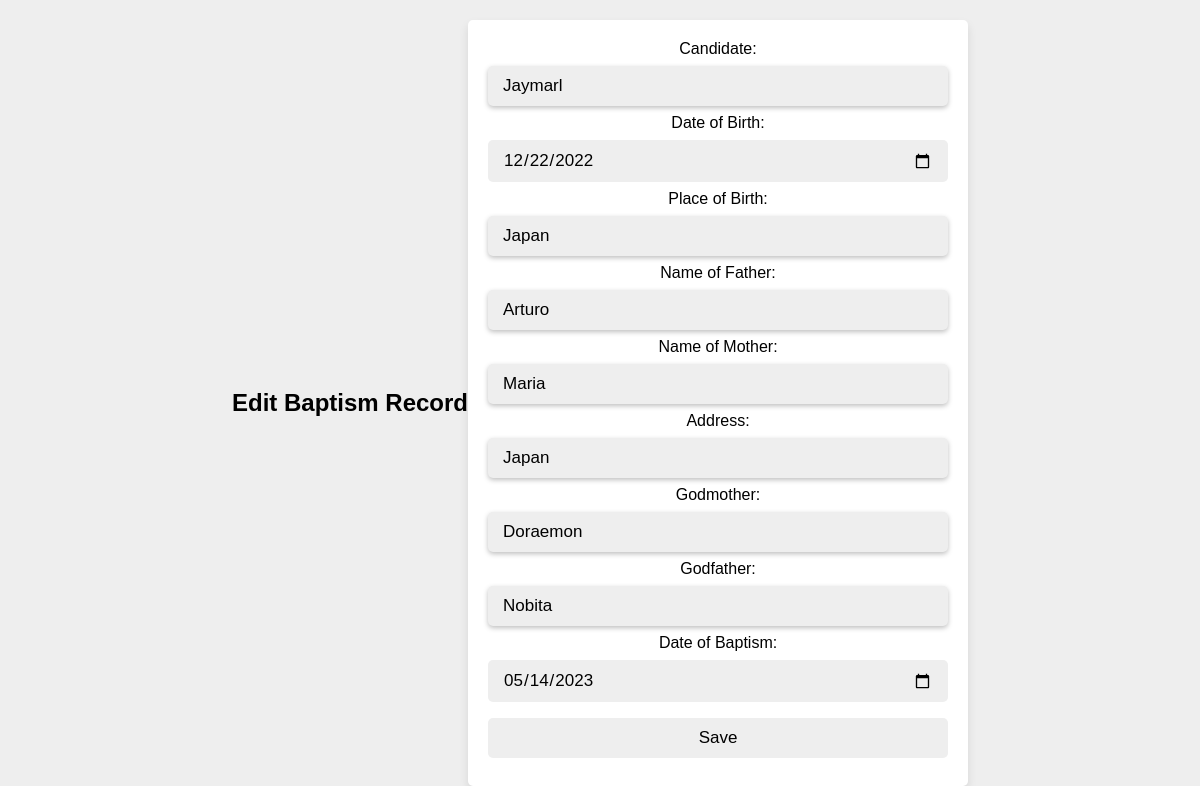
The app's page /edit.php?id=1 (signed in) with its own data.
### tables this page shows
CREATE TABLE `tbl_baptism` (
  `id` int(11) NOT NULL,
  `Candidate` varchar(255) NOT NULL,
  `Birth` date NOT NULL,
  `Place` varchar(255) NOT NULL,
  `Father` varchar(255) NOT NULL,
  `Mother` varchar(255) NOT NULL,
  `Address` varchar(255) NOT NULL,
  `Godmother` varchar(255) NOT NULL,
  `Godfather` varchar(255) NOT NULL,
  `Baptism` date NOT NULL,
  `Verification` tinyint(1) NOT NULL,
  `Verification1` tinyint(1) NOT NULL,
  `Verification2` tinyint(1) NOT NULL,
  `Verification3` tinyint(1) NOT NULL
);

### edit.php (the view, shortened to what this page needs)
<?php
if(isset($_GET['id'])) {
    $id = $_GET['id'];
    $conn = mysqli_connect('localhost', 'root', '', 'db_church');
    $sql = "SELECT * FROM tbl_baptism WHERE id = $id";
    $result = mysqli_query($conn, $sql);
    if(mysqli_num_rows($result) == 1) {
        $row = mysqli_fetch_assoc($result);
    } else {
        header("Location: adminbaptism.php");
        exit();
    }
} else {
    header("Location: adminbaptism.php");
    exit();
}
?>
<!DOCTYPE html>
<html lang="en">
<head>
    <link rel="stylesheet" href="admin.css">
        <div class="form-container">
        <h2>Edit Baptism Record</h2>
        <form action="update.php" method="post">
            <label for="candidate">Candidate:</label>
            <input type="text" id="candidate" name="candidate" value="<?php echo $row['Candidate']; ?>">
            <label for="birth">Date of Birth:</label>
            <input type="date" id="birth" name="birth" value="<?php echo $row['Birth']; ?>">
            <label for="place">Place of Birth:</label>
            <input type="text" id="place" name="place" value="<?php echo $row['Place']; ?>">
            <label for="father">Name of Father:</label>
            <input type="text" id="father" name="father" value="<?php echo $row['Father']; ?>">
            <label for="mother">Name of Mother:</label>
            <input type="text" id="mother" name="mother" value="<?php echo $row['Mother']; ?>">
            <label for="address">Address:</label>
            <input type="text" id="address" name="address" value="<?php echo $row['Address']; ?>">
            <label for="godmother">Godmother:</label>
            <input type="text" id="godmother" name="godmother" value="<?php echo $row['Godmother']; ?>">
            <label for="godfather">Godfather:</label>
            <input type="text" id="godfather" name="godfather" value="<?php echo $row['Godfather']; ?>">
            <label for="baptism">Date of Baptism:</label>
            <input type="date" id="baptism" name="baptism" value="<?php echo $row['Baptism']; ?>">
            <input type="submit" value="Save">
        </form>
    </div>
</head>
<body>

### admin.css (style rules this page uses)
* { font-family: 'Popins', sans-serif; margin: 0; padding: 0; box-sizing: border-box; outline: none; border: none; text-decoration: none; }
html, body { height: 100%; background-repeat: no-repeat; background-size: cover; background-position: center; background-attachment: fixed; scroll-behavior: smooth; background-image: linear-gradient(rgba(0,0,0,0.7),rgba(0,0,0,0.7)),url(Image/church2.jpg); }
form input[type="text"] { width: 400px; padding: 10px; font-size: 16px; border-radius: 5px; border: none; box-shadow: 0px 2px 5px rgba(0, 0, 0, 0.25); margin-right: 10px; }
.form-container { min-height: 100vh; display: flex; align-items: center; justify-content: center; padding:20px; padding-bottom: 60px; background: #eee; }
.form-container form { padding:20px; border-radius: 5px; box-shadow: 0 5px 10px rgba(0,0,0,.1); background: #fff; text-align: center; width: 500px; }
.form-container form input, .form-container form select { width: 100%; padding:10px 15px; font-size: 17px; margin:8px 0; background: #eee; border-radius: 5px; }

### records on screen
tbl_baptism: candidate "Jaymarl", birth "12/22/2022", place "Japan", father "Arturo", mother "Maria", address "Japan", godmother "Doraemon", godfather "Nobita", baptism "05/14/2023"
